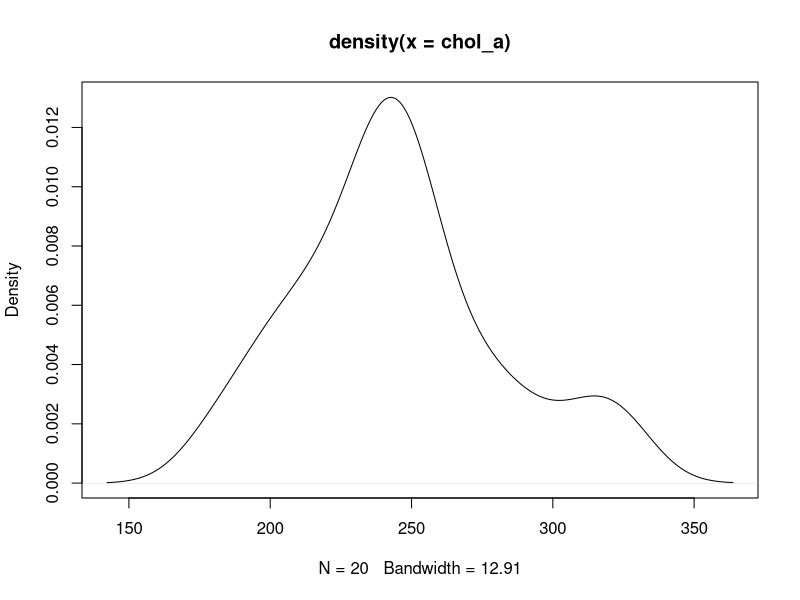
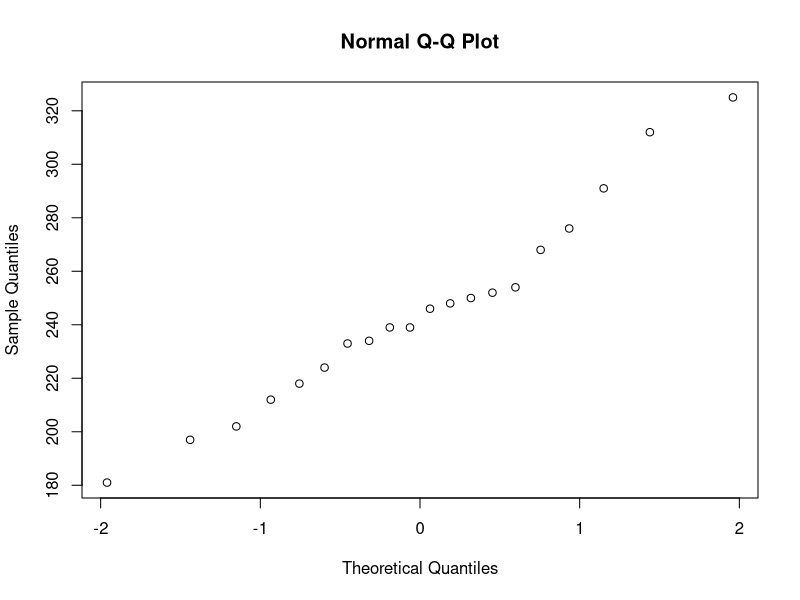
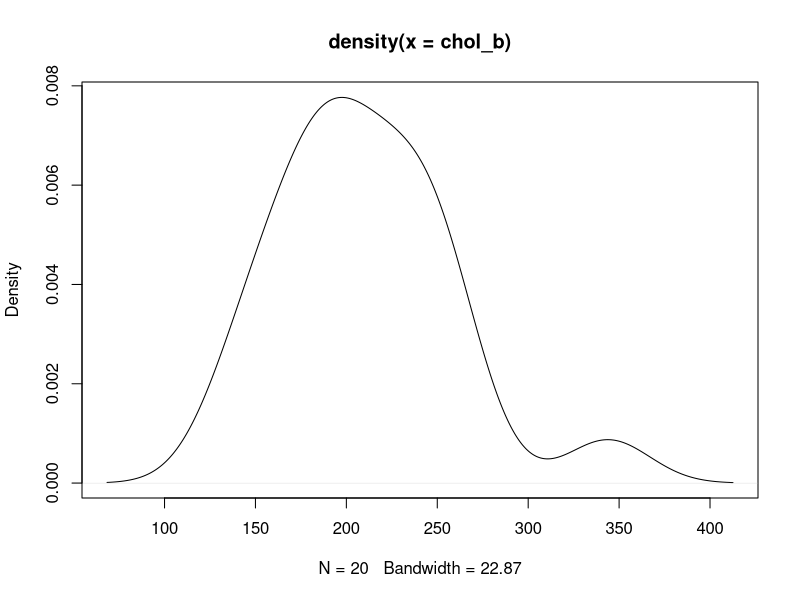
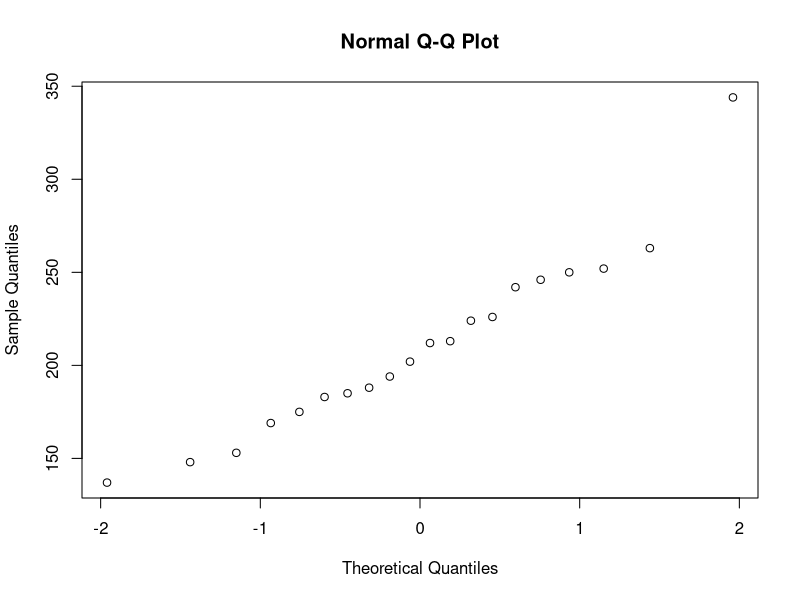
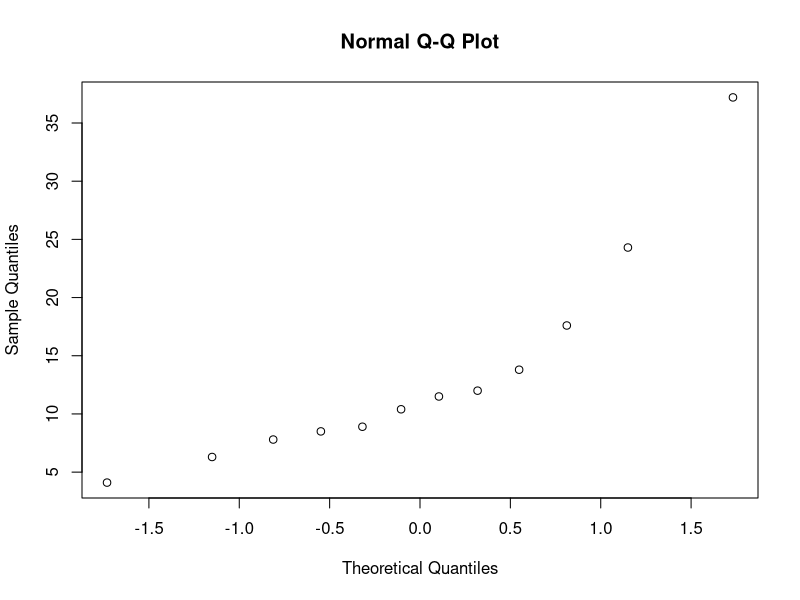
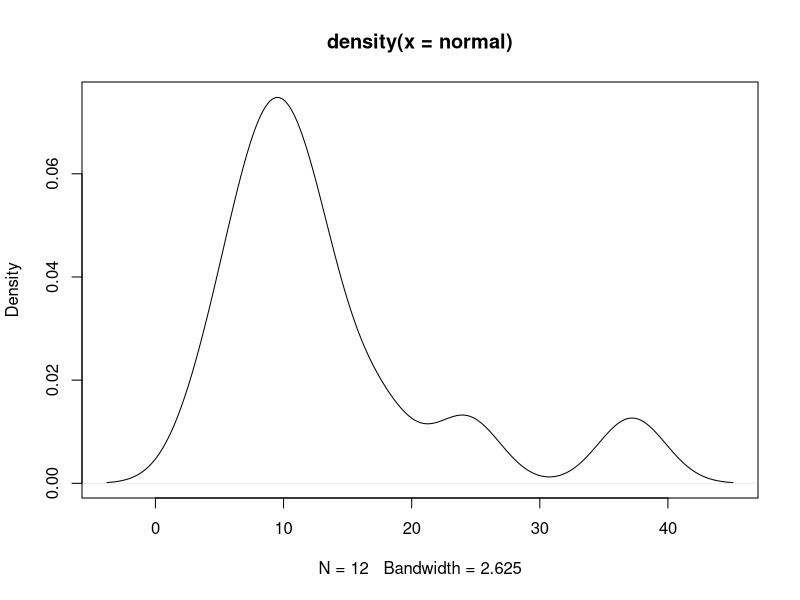
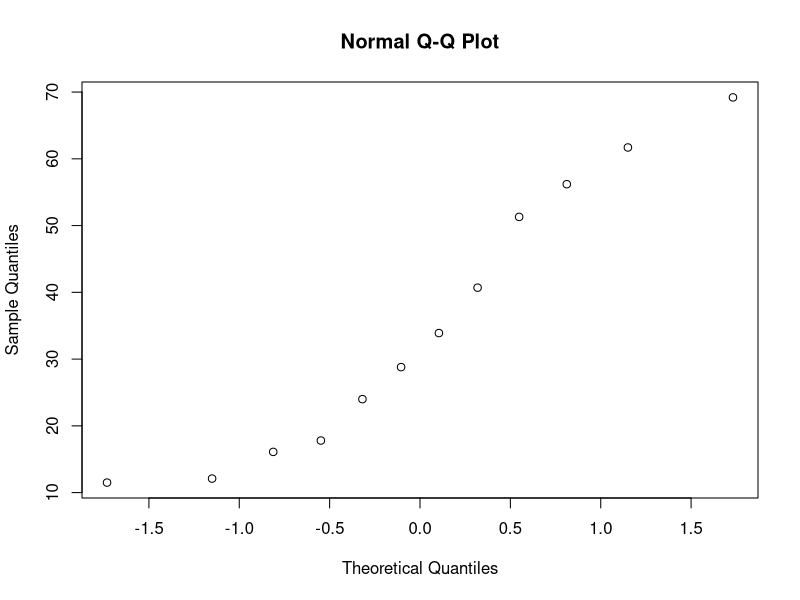
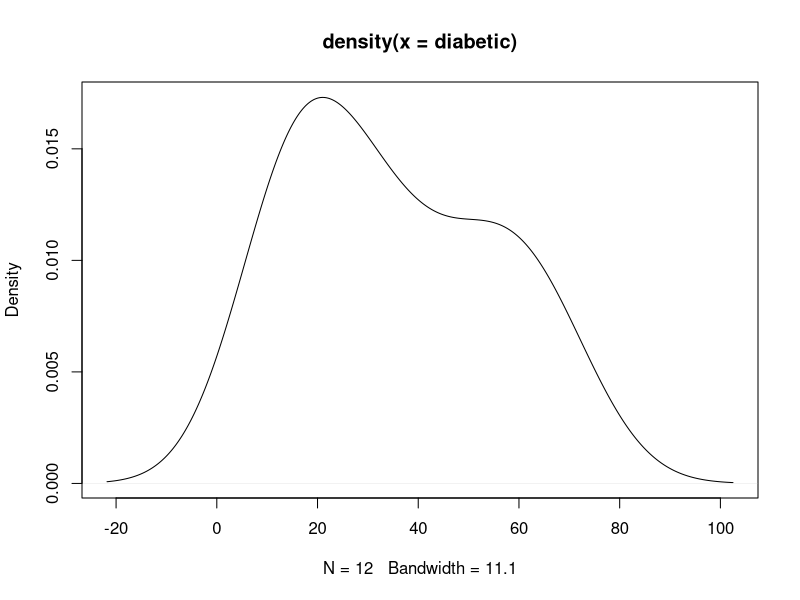

Reproduce these figures in R, in order.
## ---- chunk 1
knitr::opts_chunk$set(echo = TRUE)
## ---- chunk 2
chol_a <- c(233, 291, 312, 250, 246, 197, 268, 224, 239, 239, 254, 276, 234, 181, 248, 252, 202, 218, 212, 325)
summary(chol_a)

chol_b  <- c(344, 185, 263, 246, 224, 212, 188, 250, 148, 169, 226, 175, 242, 252, 153, 183, 137, 202, 194, 213)
summary(chol_b)
## ---- chunk 3
plot(density(chol_a))
qqnorm(chol_a)
plot(density(chol_b))
qqnorm(chol_b)
## ---- chunk 4
delta.hat <- mean(chol_a) - mean(chol_b)
delta.hat
## ---- chunk 5
se <- sqrt(var(chol_a)/length(chol_a) + var(chol_b)/length(chol_b))
se
## ---- chunk 6
nu <- (var(chol_a)/20 + var(chol_b)/20)^2/((var(chol_a)/20)^2/19 + (var(chol_b)/20)^2/19)
nu  
## ---- chunk 7
t.Welch <- delta.hat/se
t.Welch

p.value <- 2 * (1 - pt(abs(t.Welch), 35.413))
p.value
## ---- chunk 8
t.test(chol_a, chol_b)

## ---- chunk 9
q <- qt(.95, nu)
lower.90 <- delta.hat - q*se
upper.90 <- delta.hat + q*se
lower.90
upper.90
## ---- chunk 10
normal <- (c(4.1, 6.3, 7.8, 8.5, 8.9, 10.4, 11.5, 12.0, 13.8, 17.6, 24.3, 37.2))
diabetic <- (c(11.5, 12.1, 16.1, 17.8, 24.0, 28.8, 33.9, 40.7, 51.3, 56.2, 61.7, 69.20))
summary(normal)
summary(diabetic)
qqnorm(normal)
plot(density(normal))
qqnorm(diabetic)
plot(density(diabetic))
## ---- chunk 11
log.normal <- log(normal)
log.diabetic <- log(diabetic)
plot(density(log.normal))
qqnorm(log.normal)
plot(density(log.diabetic))
qqnorm(log.diabetic)
## ---- chunk 12
sqrt.normal <- sqrt(normal)
sqrt.diabetic <- sqrt(diabetic)
plot(density(sqrt.normal))
qqnorm(sqrt.normal)
plot(density(sqrt.diabetic))
qqnorm(sqrt.diabetic)
## ---- chunk 13
p2delta.hat <- mean(log.diabetic) - mean(log.normal)
p2delta.hat
## ---- chunk 14
p2.se <- sqrt(var(log.diabetic)/length(log.diabetic) + var(log.normal)/length(log.normal))
p2.se
## ---- chunk 15
p2.nu <- (var(log.diabetic)/12 + var(log.normal)/12)^2/((var(log.diabetic)/12)^2/11 + (var(log.normal)/12)^2/11)
p2.nu 
## ---- chunk 16
p2t.Welch <- p2delta.hat/p2.se
p2t.Welch

p2p.value <- 2 * (1 - pt(abs(p2t.Welch), 21.8992))
p2p.value

## ---- chunk 17
t.test(log.normal, log.diabetic)
## ---- chunk 18
old_movies <- c(74, 114, 114, 87, 92, 55, 67, 118, 79, 79, 92, 99, 87)
new_movies <- c(70, 98, 90, 95, 88, 108, 110, 96, 91, 88, 120, 96, 90, 90)
summary(old_movies)
summary(new_movies)

plot(density(old_movies))
plot(density(new_movies))

qqnorm(old_movies)
qqnorm(new_movies)
## ---- chunk 19
log_old <- log(old_movies)
log_new <- log(new_movies)

summary(log_old)
summary(log_new)

#sqrt_old <- sqrt(old_movies)
#sqrt_new <- sqrt(new_movies)

plot(density(log_old))
plot(density(log_new))

qqnorm(log_old)
qqnorm(log_new)

#plot(density(sqrt_old))
#plot(density(sqrt_new))
## ---- chunk 20
p3delta_hat <- mean(log_new) - mean(log_old)
p3delta_hat

## ---- chunk 21
p3.se <- sqrt(var(log_new)/length(log_new) + var(log_old)/length(log_old))
p3.se

## ---- chunk 22
p3.nu <- (var(log_old)/14 + var(log_new)/14)^2/((var(log_old)/14)^2/13 + (var(log_new)/14)^2/13)
p3.nu
## ---- chunk 23
p3t.Welch <- p3delta_hat/p3.se
p3t.Welch

p3p.value <- 2 * (1 - pt(abs(p3t.Welch), p3.nu))
p3p.value
## ---- chunk 24
t.test(log_old, log_new)

## and just for fun, 
t.test(old_movies, new_movies)
## ---- chunk 25
q = qt(0.975, df = p3.nu)
lower = p3delta_hat - q * p3.se
upper = p3delta_hat + q * p3.se
lower
upper
## ---- chunk 26
exp(c(-.22535, .06596344))
